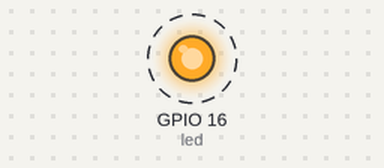
The program below on a simulated Raspberry Pi (BCM pin numbers). Parts: output pins drawn as LEDs (lit = HIGH). Dashed ring = blinking.

Above: at 0.5 s.
Timing chart, 0 to 4.6 s (numbered marks = the images above):
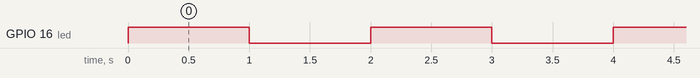

The program:

gpio_led.py
```python
# GPIO example blinking LED

# Import the GPIO and time libraries
import RPi.GPIO as GPIO
import time

# Set the GPIO mode to BCM and disable warnings
GPIO.setmode(GPIO.BCM)
GPIO.setwarnings(False)

# Define pins
led = 16

GPIO.setup(led,GPIO.OUT)

# Make sure LED is off
GPIO.output(led,False)

# Begin Loop
while True:

    # Turn LED on
    GPIO.output(led,True)

    # Wait 1 second
    time.sleep(1)

    # Turn LED off
    GPIO.output(led,False)

    # Wait 1 second
    time.sleep(1)
```

Measured:
- by itself, GPIO 16 (led): alternates HIGH for 1.0 s and LOW for 1.0 s
